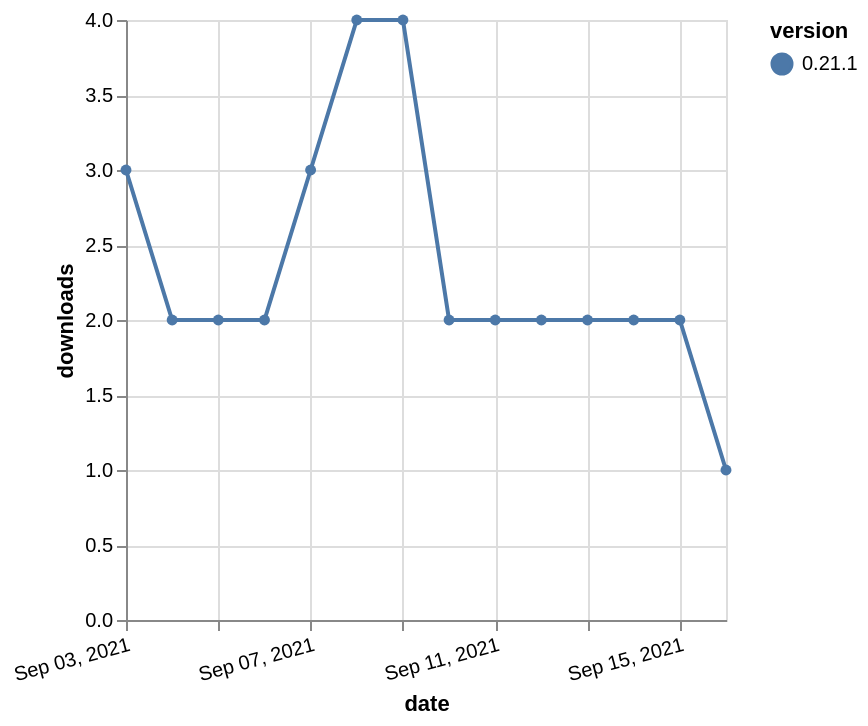

This figure's Vega-Lite source:
### Vega-Lite specification from a JSON file in a GitHub repository (floating-point values rounded to 4 significant figures)
{"$schema": "https://vega.github.io/schema/vega-lite/v5.json", "description": "A simple bar chart with embedded data.", "data": {"values": [{"date": "2021-09-03", "total": 1464, "delta": 3, "version": "0.21.1"}, {"date": "2021-09-04", "total": 1466, "delta": 2, "version": "0.21.1"}, {"date": "2021-09-05", "total": 1468, "delta": 2, "version": "0.21.1"}, {"date": "2021-09-06", "total": 1470, "delta": 2, "version": "0.21.1"}, {"date": "2021-09-07", "total": 1473, "delta": 3, "version": "0.21.1"}, {"date": "2021-09-08", "total": 1477, "delta": 4, "version": "0.21.1"}, {"date": "2021-09-09", "total": 1481, "delta": 4, "version": "0.21.1"}, {"date": "2021-09-10", "total": 1483, "delta": 2, "version": "0.21.1"}, {"date": "2021-09-11", "total": 1485, "delta": 2, "version": "0.21.1"}, {"date": "2021-09-12", "total": 1487, "delta": 2, "version": "0.21.1"}, {"date": "2021-09-13", "total": 1489, "delta": 2, "version": "0.21.1"}, {"date": "2021-09-14", "total": 1491, "delta": 2, "version": "0.21.1"}, {"date": "2021-09-15", "total": 1493, "delta": 2, "version": "0.21.1"}, {"date": "2021-09-16", "total": 1494, "delta": 1, "version": "0.21.1"}]}, "width": "container", "mark": {"type": "line", "point": {"filled": true}}, "encoding": {"x": {"field": "date", "type": "temporal", "timeUnit": "yearmonthdate", "title": "date", "axis": {"labelAngle": -15}}, "y": {"field": "delta", "type": "quantitative", "title": "downloads"}, "color": {"field": "version", "type": "nominal"}, "tooltip": {"field": "delta"}}}
